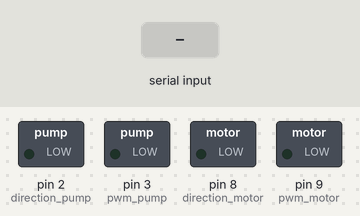
The sketch below on a simulated Arduino Uno, built with avr-gcc and run on an emulated ATmega328P. On the bench: switched loads named in the sketch (green lamp = pin HIGH). The inputs (shaded band) are chosen by the test bench.

Above: at 1.2 s.
1.3 s: "300\n" received over Serial
At 2.7 s:
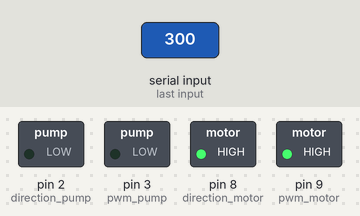
At 7.7 s:
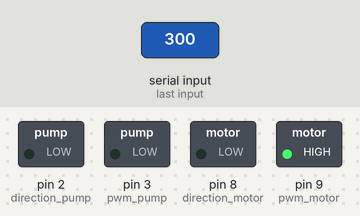
Timing chart, 0 to 12.8 s (numbered marks = the images above; inputs shaded):
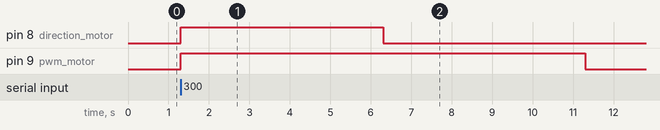

The sketch:

pump_and_motor.ino
```cpp
const int pwm_pump = 3; // la PWM de la pompe
const int pwm_motor = 9; // la PWM du moteur
const int direction_pump = 2; // la broche sens de la pompe
const int direction_motor = 8; // la broche sens du moteur
//const int brake_pump = 9; // la broche frein de la pompe
//onst int brake_motor = 8; // la broche frein du moteur
int dutycycle_pump = 0; // initialisation pwm pompe
int dutycycle_motor = 0; // initialisation pwm moteur
int state_d_pump = 0; // initialisation direction pompe
int state_d_motor = 0; // initialisation direction moteur
int value = 0; // la valeur qui sera reçu du Raspebrry
int actual_value_pump = 1; // valeur test de changement de duty cycle pour la pompe
int actual_value_motor = 1; // valeur test de changement de duty cycle pour le moteur
// Il est important d'initialiser ces valeurs à 0 pour rentrer dans le premier "if"
void setup()
{
  pinMode(pwm_pump, OUTPUT);
  pinMode(pwm_motor, OUTPUT);
  pinMode(direction_pump, OUTPUT);
  pinMode(direction_motor, OUTPUT);
  //pinMode(brake_pump, OUTPUT);
  //pinMode(brake_motor, OUTPUT);
  Serial.begin(9600);
}


void loop()
{
  if (Serial.available())  {
    value = Serial.parseInt();  // on soustrait le caractère 0, qui vaut 48 en ASCII
    if (value>=1000 && value <=1100 && value!=actual_value_pump)
    {
      dutycycle_pump=value*255/100;
      //analogWrite(pwm_pump, dutycycle_pump);
      actual_value_pump = value;
      // on stocke la valeur actuelle du duty cycle
      // pour ne refaire cette condition que si elle a été changée
    }
    if (value>=0 && value <=100 && value!=actual_value_motor)
    {
      dutycycle_motor=(value*255)/100;
      //analogWrite(pwm_motor, dutycycle_motor);
      actual_value_motor = value;
      // on stocke la valeur actuelle du duty cycle
      // pour ne refaire cette condition que si elle a été changée
    }
    if (value==200)
    {
      digitalWrite(direction_motor, (state_d_motor) ? HIGH:LOW);
      state_d_motor = !state_d_motor;
    }
    if (value==1200)
    {
      digitalWrite(direction_pump, (state_d_pump) ? HIGH:LOW);
      state_d_pump = !state_d_pump;
    }
    if (value==300)
    {
      digitalWrite(direction_motor, HIGH);
      analogWrite(pwm_motor,255);
      delay(5000);
      digitalWrite(direction_motor, LOW);
      delay(5000);
      analogWrite(pwm_motor,0);
    }
    if (value==1300)
    {
      digitalWrite(direction_pump, HIGH);
      analogWrite(pwm_pump,255);
      delay(5000);
      digitalWrite(direction_pump, LOW);
      delay(5000);
      analogWrite(pwm_pump,0);
    }
    if (value==400) analogWrite(pwm_motor, dutycycle_motor);
    if (value==1400) analogWrite(pwm_pump, dutycycle_pump);
    if (value==500) analogWrite(pwm_motor, 0);
    if (value==1500) analogWrite(pwm_pump, 0);
    //if (value==600) digitalWrite(brake_motor, HIGH);
    //if (value==601) digitalWrite(brake_motor, LOW);
    //if (value==1600) digitalWrite(brake_pump, HIGH);
    //if (value==1601) digitalWrite(brake_pump, LOW);
    Serial.flush();
  }
}
```

Measured:
- after the input at 1.3 s, pin 8 (direction_motor): LOW → HIGH at once, → LOW 5.0 s later; pin 9 (pwm_motor): LOW → HIGH at once, → LOW 10.0 s later
